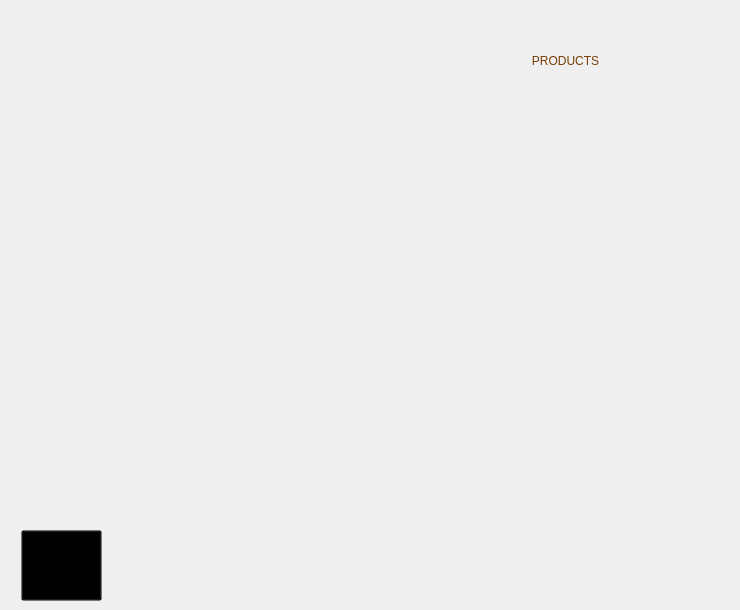
    <widget class="QWidget" name="showProduct">
     <widget class="QToolButton" name="back_7">
      <property name="geometry">
       <rect>
        <x>21</x>
        <y>530</y>
        <width>81</width>
        <height>71</height>
       </rect>
      </property>
      <property name="styleSheet">
       <string notr="true">background-color: rgb(0, 0, 0, 0%);</string>
      </property>
      <property name="text">
       <string>...</string>
      </property>
      <property name="icon">
       <iconset resource="assets.qrc">
        <normaloff>:/img/img/icons8-back-80.png</normaloff>:/img/img/icons8-back-80.png</iconset>
      </property>
      <property name="iconSize">
       <size>
        <width>60</width>
        <height>60</height>
       </size>
      </property>
     </widget>
     <widget class="QLabel" name="label_19">
      <property name="geometry">
       <rect>
        <x>1</x>
        <y>10</y>
        <width>151</width>
        <height>91</height>
       </rect>
      </property>
      <property name="styleSheet">
       <string notr="true">image: url(:/img/img/logo.png);
background-color: rgb(0, 0, 0, 0%);</string>
      </property>
      <property name="text">
       <string/>
      </property>
     </widget>
     <widget class="QLabel" name="label_18">
      <property name="geometry">
       <rect>
        <x>400</x>
        <y>0</y>
        <width>331</width>
        <height>121</height>
       </rect>
      </property>
      <property name="styleSheet">
       <string notr="true">color: rgb(120, 63, 7);
font: 40pt &quot;Lemon&quot;;
background-color: rgb(0, 0, 0,0%);</string>
      </property>
      <property name="text">
       <string>PRODUCTS</string>
      </property>
      <property name="scaledContents">
       <bool>true</bool>
      </property>
      <property name="alignment">
       <set>Qt::AlignCenter</set>
      </property>
     </widget>
    </widget>
